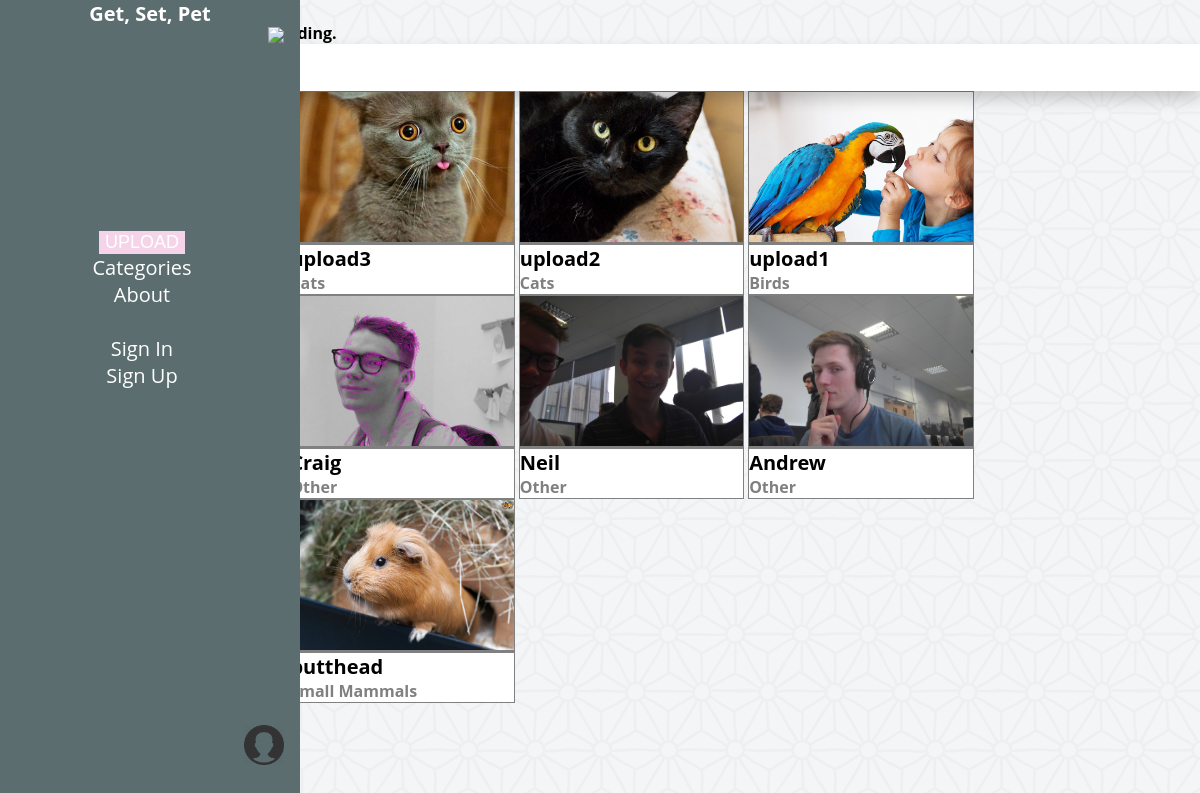
/gsp/upload/, run on the app's committed database.
### gsp/models.py (models this page shows, shortened)
class Upload(models.Model):
    user = models.ForeignKey(User)
    category = models.ForeignKey(Category)
    name = models.CharField(max_length=128)
    picture = models.ImageField(upload_to=user_directory_path)
    ratings = models.ForeignKey(Rating)
    date_added = models.DateTimeField(auto_now_add=True)

class Category(models.Model):
    name = models.CharField(max_length=128, unique=True)
    slug = models.SlugField(unique=True)
    img = models.CharField(max_length=64, unique=True)
    class Meta:
        verbose_name_plural = 'Categories'
    def __str__(self):
        return self.name

### gsp/views.py (the view)
def user_upload(request):
    if request.method == 'POST':
        upload_form = UploadForm(request.POST, request.FILES)
        if upload_form.is_valid():
            upload = upload_form.save(commit=False)
            upload.user = request.user
            upload.ratings_id = 0
            if 'picture' in request.FILES:
                upload.picture = request.FILES['picture']
            upload.save()
            return render(request, 'gsp/upload_complete.html', {'upload_form': upload_form})
        else:
            print(upload_form.errors)
    else:
        upload_form = UploadForm()
        uploads = Upload.objects.order_by('-date_added')[:10]
    return render(request, 'gsp/upload.html',
                  {'uploads': uploads, 'upload_form': upload_form})

### templates/gsp/upload.html (shortened to what this page needs)
<!DOCTYPE html>
{% extends 'gsp/base.html' %}
{% load staticfiles %}
{% block body_block %}
	{% if user.is_authenticated %}
	<div class="form-body">
		<form id="upload_rm" method="post" action="{% url 'upload' %}"
			enctype="multipart/form-data">
		{% csrf_token %}
		{{ upload_form.as_p }}
		<input id = "tick" type="image" name="submit" value="Upload" src = "{% static 'images/tick-icon.png' %}"/>
	</div>
	{% else %}
		<p>You are not Signed in.
		<br>Please Sign in or Sign up before uploading.
		</p>
	{% endif %}
	{% if uploads %}
	<div class = "categorySection">
	<h1> Previous Uploads </h1>
</div>
			<div class = "cardunit">
			{% for upload in uploads %}
			<div class = "smallcard" id = "myBtn">
				<div class = "smallpet">
					<img src="{{ MEDIA_URL }}{{ upload.picture }}"
					alt="Picture of {{ upload.name }}">
				</div>
				<h1>{{ upload.name }}</h1>
				<br>
				<h4>{{ upload.category }}</h4>
		</div>
					{% endfor %}
		</div>
	{% else %}
		<p>No Uploads</p>
	{% endif %}
{% endblock %}

### static/css/template-css.css (style rules this page uses)
* { margin: 0px; }
body h1 { font-family: 'Open Sans', sans-serif; font-weight: 700; font-size: 20px; }
body { background-image: url('background.png') }
.card h1,h4,p,span { font-family: 'Open Sans', sans-serif; font-weight: 700; }
.cardunit { position: relative; margin-left: 5%; }
.categorySection { padding-top: 10px; padding-bottom: 10px; background-color: white; position: relative; margin-left: 5%; box-shadow: 0 8px 16px 0 rgba(0,0,0,0.2); z-index: 500; }
.categorySection h1 { font-family: 'Open Sans', sans-serif; display: inline-block; }
[class^="smallcard"] { position: relative; display: inline-block; width: 19.77%; background-color: white; height:10%; margin-left: 0px; border: solid; border-color: gray; border-width: thin; box-sizing: border-box; margin-top: 0px; }
.smallcard h1,h4 { display: inline-block; }
.smallcard h4 { color: gray; }
.smallpet img { display: block; width: 100%; height:150px; object-fit: cover; border-bottom: solid; border-color: gray; }

### data on the page
Upload: picture (picture), name "upload3", category "Cats"
Upload: picture (picture), name "upload2", category "Cats"
Upload: picture (picture), name "upload1", category "Birds"
Upload: picture (picture), name "Craig", category "Other"
Upload: picture (picture), name "Neil", category "Other"
Upload: picture (picture), name "Andrew", category "Other"
Upload: picture (picture), name "butthead", category "Small Mammals"
